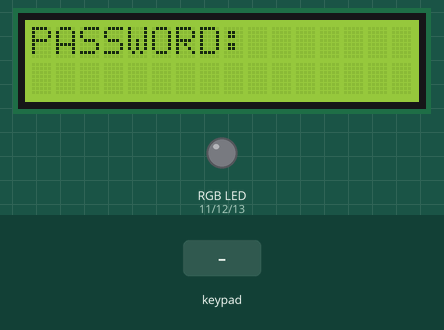
A sketch run on a simulated Arduino Mega 2560, built with avr-gcc and run on an emulated ATmega2560. Shown: 16×2 character LCD, an RGB LED mixed from three pins (HIGH = lit). Inputs (shaded band) come from the test bench.

Above: at 4.2 s.
4.3 s: keypad keys 2 3 2 5 2 7 2 9 pressed 0.4 s apart
At 8.2 s:
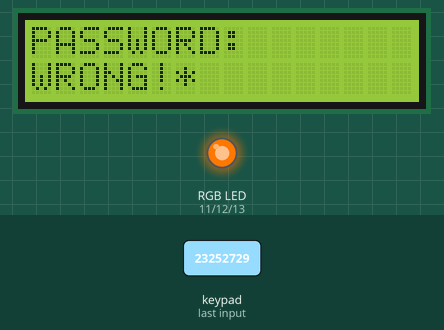
9.0 s: key '#' pressed
At 11.8 s:
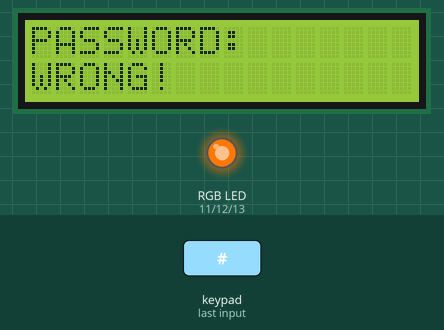
12.0 s: keypad keys 2 3 2 5 2 7 2 9 # pressed 0.4 s apart
At 19.6 s:
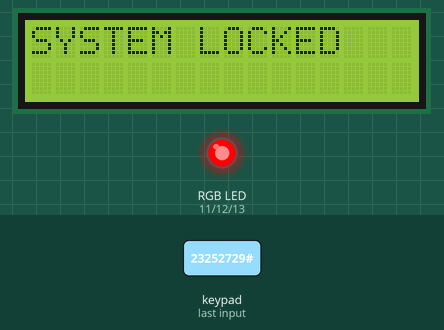
24.6 s: key '1' pressed
27.6 s: key '2' pressed
At 30.6 s:
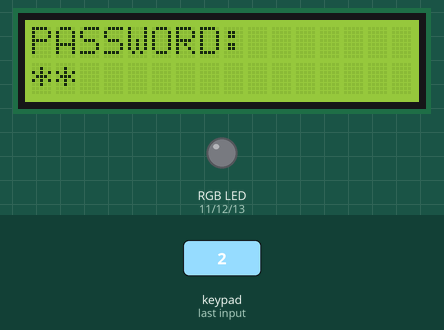
Timing chart, 0 to 31.6 s (numbered marks = the images above; inputs shaded):
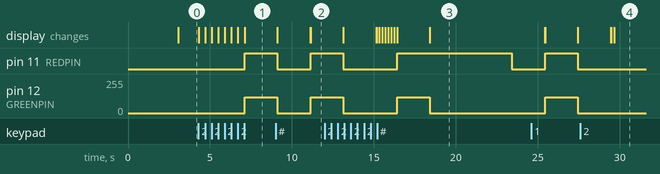

The sketch:

Sys_Seguridad.ino
```cpp
#include <LiquidCrystal.h>
#include <Keypad.h>

//Initialize LiquidCrystal
LiquidCrystal lcd {0,1,5,4,3,2};//Param: RS, EV, D4, D5, D6, D7.

//Initialize Keypad
#define ROWS 4
#define COLS 3
char keys[ROWS][COLS] = {
  {'1','2','3'},
  {'4','5','6'},
  {'7','8','9'},
  {'*','0','#'}
};
byte rowPins[ROWS] = {23, 25, 27, 29}; //connect to the row pinouts of the keypad
byte colPins[COLS] = {22, 24, 26}; //connect to the column pinouts of the keypad
Keypad keypad = Keypad( makeKeymap(keys), rowPins, colPins, ROWS, COLS );

//Initialize SYSTEM SECURITY variables
int pos=0;
int attempt = 0;
//Password
char secretCode[7] = {'8','7','6','1','8','9','#'};
char enterCode[7]={'0','0','0','0','0','0','#'};

//Pin connection for RGB LED (Always in the POWER field)
#define REDPIN 11
#define GREENPIN 12
#define BLUEPIN 13

void setup(){
  //Initialize RGB LED
  pinMode(REDPIN, OUTPUT);
  pinMode(GREENPIN, OUTPUT);
  pinMode(BLUEPIN, OUTPUT);

  lcd.begin(16, 2);
  lcdSetPrint(0,0,"   Welcome!  ");
  delay(3000);
  lcd.clear();
}
void loop(){
    securitySystem();
}
void securitySystem(){
    if(attempt < 3){
        enterPassword();
    }
    else{
        lockSystem();
    }
}
void enterPassword(){
  lcdSetPrint(0,0,"PASSWORD:");
  char key = keypad.getKey();
  if(key){
    if(key=='#'||pos==7){
      check();
    }else{
      readPassword(key);
    }
  }
}
void readPassword(char key){
  lcdSetPrint(pos,1,"*");
  enterCode[pos]=key;
  pos++;
}
void check(){
    for(pos=0;pos<7;pos++){
      if(enterCode[pos]!=secretCode[pos]){
        wrongPassword();
        return;
      }
    }
    correctPassword();
}
void wrongPassword(){
  lcdSetPrint(0,1,"WRONG!");
  enterCode[6]='#';
  ledWth(255,120,0,2000); //Orange and wait 2 seconds.
  if(attempt<2){
    lcdSetPrint(0,1," TRY AGAIN!");
    ledWth(0,0,0,2000); //Led turn off...
    }
  lcd.clear();
  pos = 0;
  attempt++;
}
void correctPassword(){
  lcdSetPrint(0,1,"CORRECT...");
  delay(1500);
  lcd.clear();
  lcdSetPrint(0,0,"   WELCOME");
  ledWth(0,255,0,2000);  //Green
  ledWth(0,0,0,2000);
  unlockSystem();
  lcd.clear();
}
void lockSystem(){
  lcdSetPrint(0,0,"SYSTEM LOCKED");
  ledWth(255,0,0,5000);  //Red
  ledWth(0,0,0,2000);
  pos = attempt = 0;
  lcd.clear();
}
void unlockSystem(){
    ledWth(120,0,255,1000);
    ledWth(255,0,120,1000);
    ledWth(255,0,255,1000);
    ledWth(255,0,120,1000);
    ledWth(255,0,255,1000);
    ledWth(255,0,120,1000);
    ledWth(120,0,255,1000);
    ledWth(255,0,255,1000);
    ledWth(255,0,120,1000);
    ledWth(120,0,255,1000);
    pos=attempt=0;
}
void setColor(int red, int green, int blue){
  analogWrite(REDPIN,red);
  analogWrite(GREENPIN,green);
  analogWrite(BLUEPIN,blue);
}
void ledWth(int r, int g, int b, int time_ms){
  setColor(r,g,b);
  delay(time_ms);
}
void lcdSetPrint(int c, int f, char message[]){
  lcd.setCursor(c, f);
  lcd.print(message);
}
```

Measured:
- after the input at 4.3 s, pin 11 (REDPIN): LOW → HIGH after 2.8 s; pin 12 (GREENPIN): 0/255 → 120/255 after 2.8 s; the display: first changes at once (image 1 shows a later state)
- after the input at 9.0 s, the display: first differs from a run without the input after 2.1 s (image 2)
- after the input at 12.0 s, the display: first differs from a run without the input after 3.2 s (image 3 shows a later state)
- after the input at 27.6 s, the display: first differs from a run without the input after 2.1 s (image 4)
